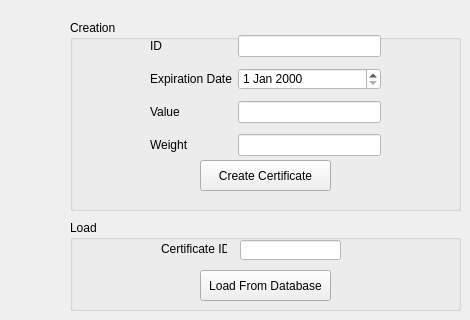
      <widget class="QWidget" name="tab_5">
       <attribute name="title">
        <string>Luxury Product </string>
       </attribute>
       <widget class="QGroupBox" name="groupBox_8">
        <property name="geometry">
         <rect>
          <x>70</x>
          <y>20</y>
          <width>391</width>
          <height>191</height>
         </rect>
        </property>
        <property name="title">
         <string>Creation</string>
        </property>
        <widget class="QPushButton" name="pushButton_8">
         <property name="geometry">
          <rect>
           <x>130</x>
           <y>140</y>
           <width>131</width>
           <height>31</height>
          </rect>
         </property>
         <property name="text">
          <string>Create Certificate</string>
         </property>
        </widget>
        <widget class="QWidget" name="layoutWidget_2">
         <property name="geometry">
          <rect>
           <x>80</x>
           <y>10</y>
           <width>231</width>
           <height>135</height>
          </rect>
         </property>
         <layout class="QGridLayout" name="gridLayout_3">
          <item row="3" column="0">
           <widget class="QLabel" name="label_24">
            <property name="text">
             <string>Weight</string>
            </property>
           </widget>
          </item>
          <item row="0" column="0">
           <widget class="QLabel" name="label_25">
            <property name="text">
             <string>ID</string>
            </property>
           </widget>
          </item>
          <item row="1" column="1">
           <widget class="QDateEdit" name="dateEdit_4">
            <property name="styleSheet">
             <string notr="true">background-color: rgb(255, 255, 255);
color: rgb(0, 0, 0);</string>
            </property>
           </widget>
          </item>
          <item row="3" column="1">
           <widget class="QLineEdit" name="lineEdit_20">
            <property name="styleSheet">
             <string notr="true">background-color: rgb(255, 255, 255);
color: rgb(0, 0, 0);</string>
            </property>
           </widget>
          </item>
          <item row="1" column="0">
           <widget class="QLabel" name="label_26">
            <property name="text">
             <string>Expiration Date</string>
            </property>
           </widget>
          </item>
          <item row="2" column="0">
           <widget class="QLabel" name="label_27">
            <property name="text">
             <string>Value</string>
            </property>
           </widget>
          </item>
          <item row="0" column="1">
           <widget class="QLineEdit" name="lineEdit_21">
            <property name="styleSheet">
             <string notr="true">background-color: rgb(255, 255, 255);
color: rgb(0, 0, 0);</string>
            </property>
            <property name="text">
             <string/>
            </property>
           </widget>
          </item>
          <item row="2" column="1">
           <widget class="QLineEdit" name="lineEdit_22">
            <property name="styleSheet">
             <string notr="true">background-color: rgb(255, 255, 255);
color: rgb(0, 0, 0);</string>
            </property>
           </widget>
          </item>
         </layout>
        </widget>
       </widget>
       <widget class="QGroupBox" name="groupBox_7">
        <property name="geometry">
         <rect>
          <x>70</x>
          <y>220</y>
          <width>391</width>
          <height>91</height>
         </rect>
        </property>
        <property name="title">
         <string>Load</string>
        </property>
        <widget class="QLabel" name="label_23">
         <property name="geometry">
          <rect>
           <x>91</x>
           <y>21</y>
           <width>66</width>
           <height>16</height>
          </rect>
         </property>
         <property name="text">
          <string>Certificate ID</string>
         </property>
        </widget>
        <widget class="QLineEdit" name="lineEdit_19">
         <property name="geometry">
          <rect>
           <x>170</x>
           <y>20</y>
           <width>101</width>
           <height>20</height>
          </rect>
         </property>
         <property name="styleSheet">
          <string notr="true">background-color: rgb(255, 255, 255);
color: rgb(0, 0, 0);</string>
         </property>
        </widget>
        <widget class="QPushButton" name="pushButton_7">
         <property name="geometry">
          <rect>
           <x>130</x>
           <y>50</y>
           <width>131</width>
           <height>31</height>
          </rect>
         </property>
         <property name="text">
          <string>Load From Database</string>
         </property>
        </widget>
       </widget>
      </widget>
